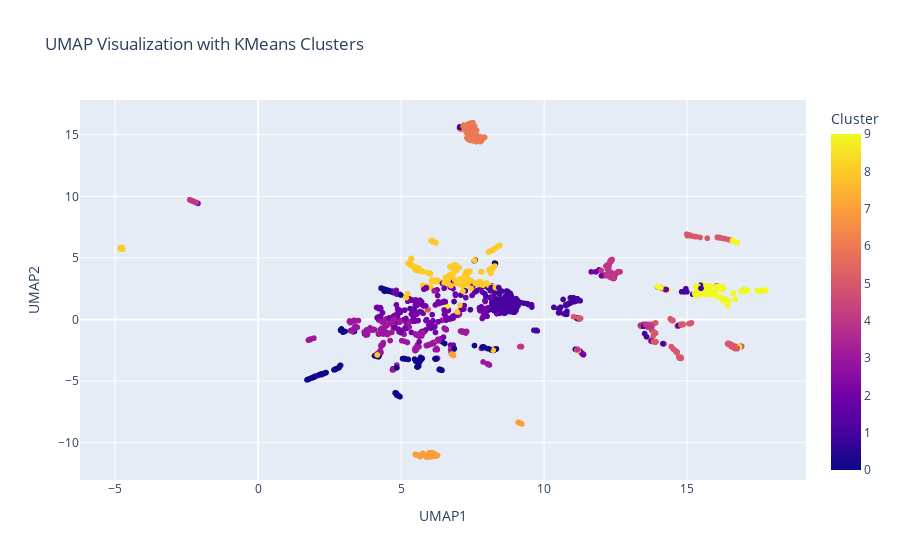

This figure's notebook cell:
### Code cell
import pandas as pd
import umap
import numpy as np
import plotly.express as px
from sklearn.cluster import KMeans

import pandas as pd
import umap
import os
from sklearn.cluster import KMeans
import plotly.express as px
import matplotlib.pyplot as plt
import warnings
warnings.filterwarnings("ignore")

def perfrom_clustering(filepath, max_clusters=30):
    df = pd.read_json(filepath)
    data = df['embedding'].values.tolist()

    # Apply UMAP to reduce dimensionality to 2D
    umap_model = umap.UMAP(n_components=2)
    umap_result = umap_model.fit_transform(data)

    # Apply KMeans clustering to the UMAP-transformed data
    distortions = []
    for i in range(1, max_clusters + 1):
        kmeans = KMeans(n_clusters=i, random_state=42)
        kmeans.fit(data)
        distortions.append(kmeans.inertia_)

    # Plot the elbow method to determine the optimal number of clusters
    plt.plot(range(1, max_clusters + 1), distortions, marker='o')
    plt.title('Elbow Method for Optimal k')
    plt.xlabel('Number of Clusters (k)')
    plt.ylabel('Distortion')
    plt.show()

    # Let the user choose the optimal k based on the elbow plot
    num_clusters = int(input("Enter the optimal number of clusters (k): "))

    # Perform KMeans clustering with the optimal number of clusters
    kmeans = KMeans(n_clusters=num_clusters, random_state=42)
    kmeans_labels = kmeans.fit_predict(data)

    # Create a DataFrame for Plotly with UMAP coordinates and KMeans labels
    umap_df = pd.DataFrame(umap_result, columns=['UMAP1', 'UMAP2'])
    umap_df['Cluster'] = kmeans_labels

    # Plot the 2D UMAP representation with colored clusters using Plotly
    fig = px.scatter(umap_df, x='UMAP1', y='UMAP2', color='Cluster',
                     title='UMAP Visualization with KMeans Clusters')
    fig.show()

    df['label'] = df['pred'] = kmeans_labels
    save_path = os.path.join('./clustering_roi/',filepath.split('/')[-1])
    df.to_json(save_path, orient='records')

filepath = './embeddings/embeddings_cropped/hardtail_cv_Feburary_2023_set2-1_train_cropped.json'
perfrom_clustering(filepath)

### Figure 1 — Plotly figure (JSON) as saved in the notebook; plotly's stock layout.template omitted (floating-point values rounded to 4 significant figures; data arrays with more than 128 entries replaced by an {"elided": "..."} marker saying what was removed)
{"data": [{"hovertemplate": "UMAP1=%{x}<br>UMAP2=%{y}<br>Cluster=%{marker.color}<extra></extra>", "legendgroup": "", "marker": {"color": {"elided": "2174 int values"}, "coloraxis": "coloraxis", "symbol": "circle"}, "mode": "markers", "name": "", "showlegend": false, "type": "scattergl", "x": {"elided": "2174 float values"}, "xaxis": "x", "y": {"elided": "2174 float values"}, "yaxis": "y"}], "layout": {"coloraxis": {"colorbar": {"title": {"text": "Cluster"}}, "colorscale": [[0, "#0d0887"], [0.1111, "#46039f"], [0.2222, "#7201a8"], [0.3333, "#9c179e"], [0.4444, "#bd3786"], [0.5556, "#d8576b"], [0.6667, "#ed7953"], [0.7778, "#fb9f3a"], [0.8889, "#fdca26"], [1, "#f0f921"]]}, "legend": {"tracegroupgap": 0}, "title": {"text": "UMAP Visualization with KMeans Clusters"}, "xaxis": {"anchor": "y", "domain": [0, 1], "title": {"text": "UMAP1"}}, "yaxis": {"anchor": "x", "domain": [0, 1], "title": {"text": "UMAP2"}}}}
